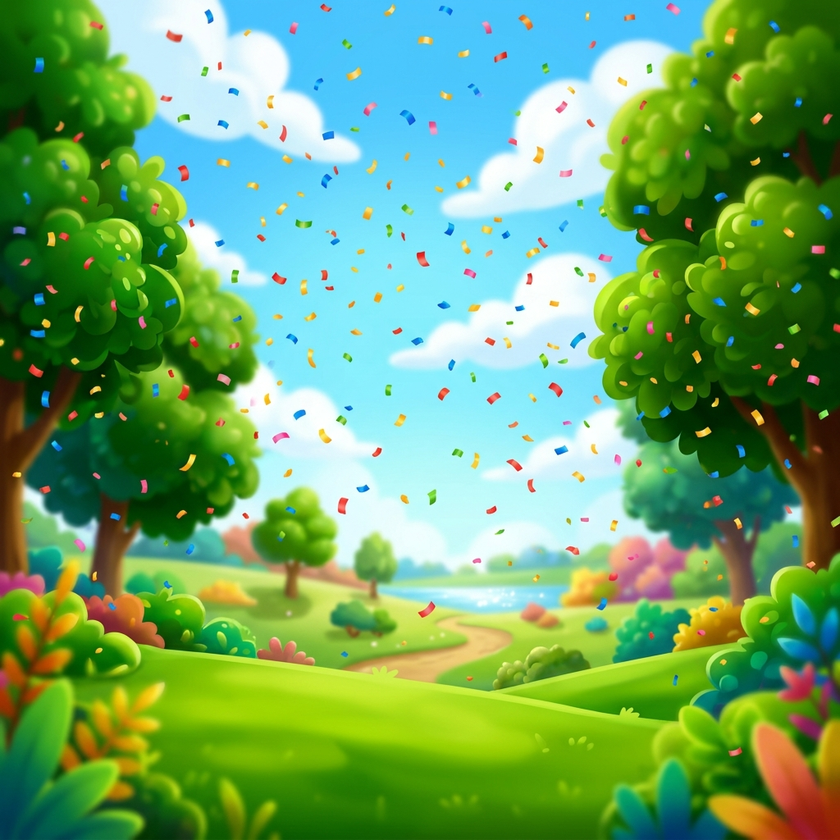
#> input picture skipbo_bg.png, 840 x 840 px, shrunk from 1024 x 1024 before the run; its folder holds only this picture in this run
$ python -i scoop.py   (imports and definitions only)
#> lines starting #> are read from the running program, lines starting #| are printed output that depends on the picture; after the words box and inside, x2 and y2 are one past the last pixel; in counts of white or black regions, pixels touching at a corner belong together
"""Cut the UI scoop out of a generated Sort zone floor.

Two of the five shipped Sort2609 floors (aquarium, reptile desert) have a curved
bite taken out of the top of the frame for the game UI. It is ALPHA TRANSPARENCY
in the PNG, not painted background - measured at 49-53% transparent in the top
band, versus 0% for the cat room and aviary.

So it cannot be prompted for: an image model returns a filled rectangle. The
scoop is a post-step, applied here.

The curve is not invented. It was measured off the shipped assets by walking
each column down to the first opaque pixel:

    reptile  y/h across width: 0.00 .029 .055 .083 .110 .136 .156 .168 .173 ...
    aquarium y/h across width: 0.00 .033 .058 .083 .107 .129 .137 .154 .152 ...

Zero at both edges, peaking near 0.17 of the image height at centre - a
downward sine arc, which DEFAULT_DEPTH and the sine below reproduce.
"""

import math
import os

DEFAULT_DEPTH = 0.17       # peak depth as a fraction of image height
FEATHER_PX = 2             # soft edge so the cut does not alias


# [39 lines left out: functions scoop_profile, apply_top_scoop, not called in this run]


BG_LOCAL_TOL = 12          # step-to-step difference allowed while spreading
BG_GLOBAL_TOL = 78         # hard rail: how far the fill may drift from the seed
BG_TOLERANCE = BG_LOCAL_TOL   # back-compat alias
BG_FEATHER = 2
HALO_TOLERANCE = 20        # |edge - interior| lightness below this is already clean
HALO_HEAVY = 60            # above this, erode harder


def knockout_background(path, dest=None, local_tol=BG_LOCAL_TOL,
                        global_tol=BG_GLOBAL_TOL, feather=BG_FEATHER):
    """Make the backdrop outside the floor plate transparent.

    The shipped Sort floors are cut-out assets: 4-17% of each is transparent,
    everything outside the plate and its walls. Generated renders come back on
    a solid backdrop instead, so the scoop alone still leaves an opaque
    rectangle. This is what turns a picture into an asset.

    Two properties matter:

    * It floods inward FROM THE BORDER ONLY, so an interior region that happens
      to match the backdrop colour (a white wall, a pale tile) is never eaten -
      it simply is not reachable from the edge.

    * It compares each pixel to THE NEIGHBOUR IT SPREAD FROM, not to a fixed
      seed colour. A fixed seed only clears a perfectly flat backdrop; the
      generator often returns a gradient sky, which a flat comparison abandons
      partway up and leaves half the backdrop opaque. Local comparison walks a
      smooth gradient all the way. `global_tol` is the rail that stops that walk
      wandering out of the backdrop and into the art.
    """
#> called with path = '../skipbo_bg.png', local_tol = 12, global_tol = 78, feather = 2
    from collections import deque
    from PIL import Image

    im = Image.open(path).convert("RGBA")
    w, h = im.size
#> w = 840; h = 840
    px = im.load()
    band = im.getchannel("A")
#> band: PIL image 840x840 L; every value is 255
    alpha = band.load()

    # Seed: median of the four corners, so one odd corner cannot define it.
    corners = [px[0, 0], px[w - 1, 0], px[0, h - 1], px[w - 1, h - 1]]
#> corners = [(15, 101, 2, 255), (31, 91, 1, 255), (2, 65, 82, 255), (153, 33, 8, 255)]
    seed = tuple(sorted(c[i] for c in corners)[1] for i in range(3))
#> seed = (15, 65, 2)

    # The global rail is derived from the backdrop's OWN observed range along
    # the border rather than being a fixed number. A fixed rail has to guess how
    # steep a gradient might be: 78 per channel silently refused to finish a sky
    # spanning 110. The border is backdrop by definition, so its own spread is
    # the honest bound, widened a little for noise.
    edge = ([px[x, 0] for x in range(0, w, 4)] + [px[x, h - 1] for x in range(0, w, 4)] +
            [px[0, y] for y in range(0, h, 4)] + [px[w - 1, y] for y in range(0, h, 4)])
#> edge = 840 items, first 6: (15, 101, 2, 255), (17, 99, 0, 255), (19, 99, 0, 255), (19, 101, 1, 255), (19, 102, 1, 255), (18, 103, 0, 255)
    edge = [c for c in edge if c[3] > 0] or [seed + (255,)]
    lo = [min(c[i] for c in edge) - global_tol // 3 for i in range(3)]
#> lo = [-26, -13, -26]
    hi = [max(c[i] for c in edge) + global_tol // 3 for i in range(3)]
#> hi = [272, 281, 281]

    def near(a, b, tol):
        return (abs(a[0] - b[0]) <= tol and abs(a[1] - b[1]) <= tol
                and abs(a[2] - b[2]) <= tol)

    def in_backdrop_range(c):
        return all(lo[i] <= c[i] <= hi[i] for i in range(3))

    seen = bytearray(w * h)
    q = deque()

    def seed_px(x, y):
        if seen[y * w + x]:
            return
        c = px[x, y]
        if c[3] == 0 or in_backdrop_range(c):
            seen[y * w + x] = 1
            q.append((x, y))

    for x in range(w):
        seed_px(x, 0); seed_px(x, h - 1)
#> this loop made 840 passes
    for y in range(h):
        seed_px(0, y); seed_px(w - 1, y)
#> this loop made 840 passes

    while q:
        x, y = q.popleft()
        here = px[x, y]
        alpha[x, y] = 0
        for nx, ny in ((x - 1, y), (x + 1, y), (x, y - 1), (x, y + 1)):
            if not (0 <= nx < w and 0 <= ny < h) or seen[ny * w + nx]:
                continue
            c = px[nx, ny]
            # local step keeps a gradient connected; the global rail keeps the
            # fill from drifting shade-by-shade into the artwork.
            if c[3] == 0 or (near(c, here, local_tol) and in_backdrop_range(c)):
                seen[ny * w + nx] = 1
                q.append((nx, ny))
#> this loop made 663234 passes
#> (x, y, here) on passes 4 to 6: (1, 839, (1, 63, 82, 255)), (2, 0, (16, 100, 2, 255)), (2, 839, (3, 63, 85, 255))

    im.putalpha(band)
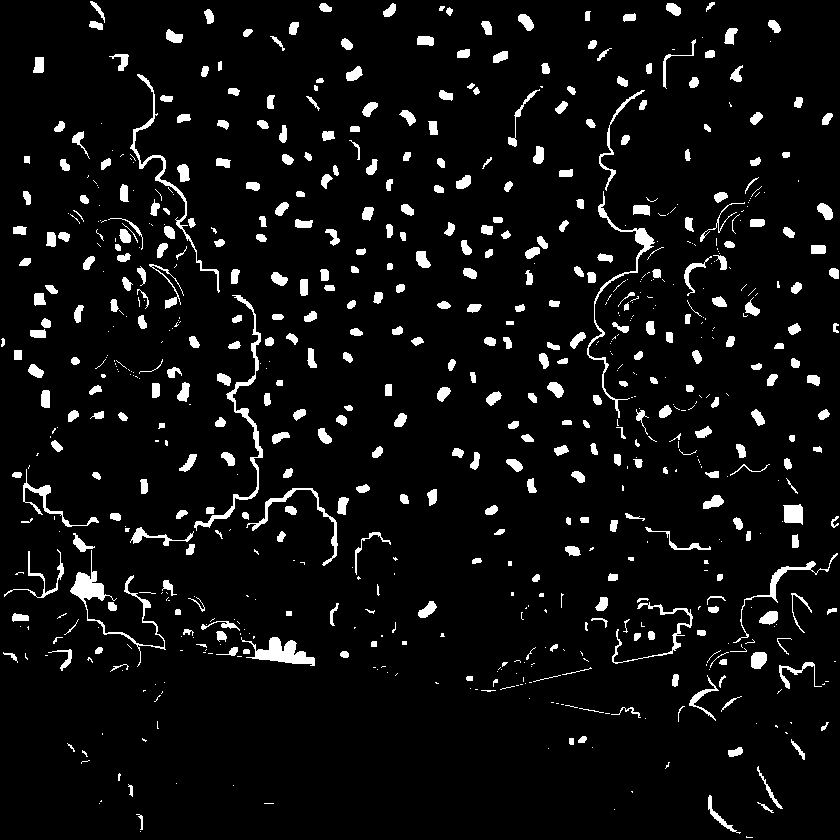
#> band: PIL image 840x840 L; 6% white; 728 white regions (320 under 20 px), largest, box (x1, y1, x2, y2) and area: (194, 295, 263, 531) 1234, (70, 550, 166, 667) 1217, (587, 191, 655, 418) 984
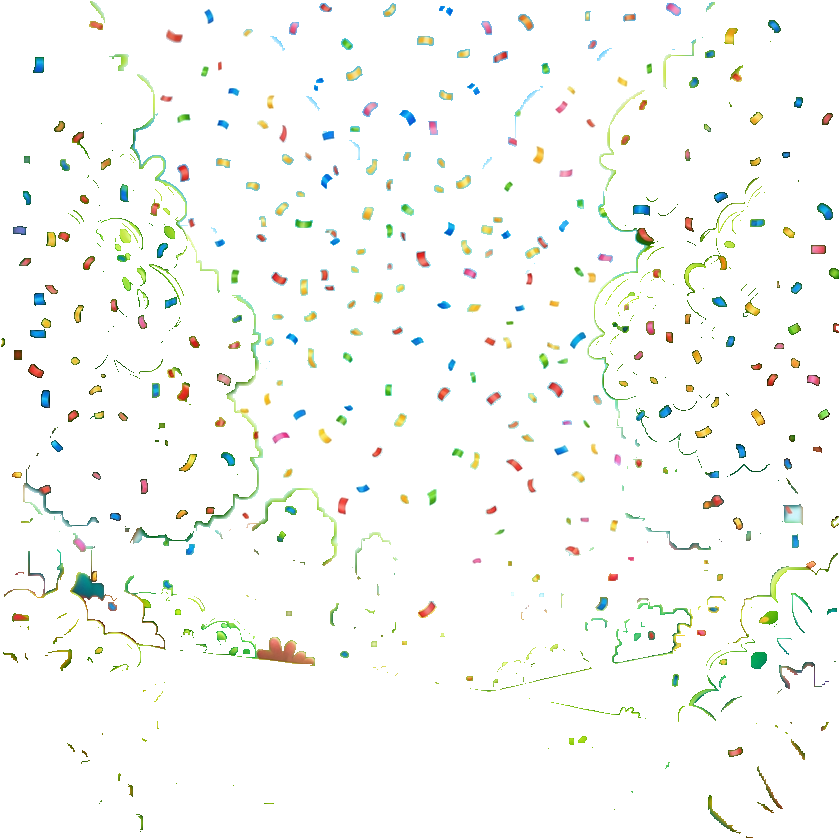
#> im: PIL image 840x840 RGBA; mean R, G, B, A 108.8, 165.3, 104.5, 15.3; transparent parts drawn white
    if feather:
        # one soft pass so the cut edge is not a hard jaggy staircase
        from PIL import ImageFilter
        soft = im.getchannel("A").filter(ImageFilter.GaussianBlur(feather * 0.5))
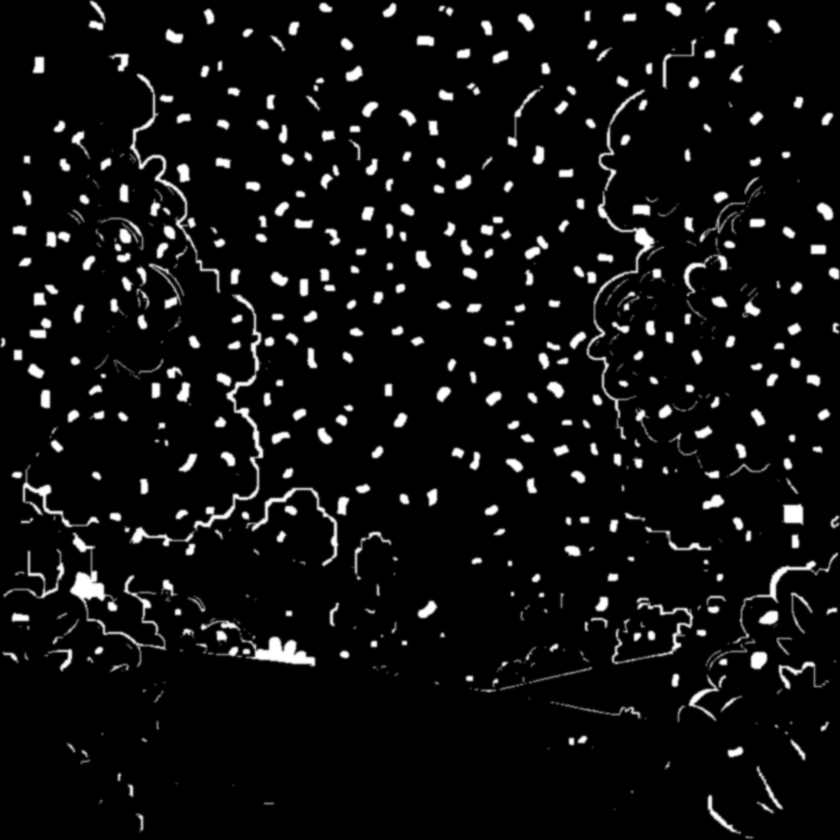
#> soft: PIL image 840x840 L; min 0, max 255, mean 15.3
        im.putalpha(soft)

    out = dest or path
    os.makedirs(os.path.dirname(os.path.abspath(out)), exist_ok=True)
    im.save(out)
    return out


NEUTRAL_TOL = 8            # max-min channel spread still counted as "colourless"
NEUTRAL_BAND = (105, 180)  # value range of the flat backdrop these renders use


# [35 lines left out: function knockout_enclosed, not called in this run]


def dehalo(path, dest=None, passes=2):
    """Remove the pale fringe left around cut-out edges.

    Mattel's art feedback, verbatim: "AI-generated resources will have obvious
    white edges. We need to use the mask tool in Photoshop to cut out these
    white lines to make the edges look clean overall."

    Two causes, both handled here:
      * the render itself paints a light halo where an object meets the
        backdrop, so the outermost opaque ring is lighter than the art behind it
      * an alpha feather leaves partly-transparent pixels still carrying that
        light colour, which composite as a white rim over any background

    Erodes the alpha by a pixel or two at the boundary and pulls the remaining
    edge colour inward from fully-opaque neighbours, so the cut edge takes the
    object's own colour instead of the backdrop's.
    """
    from PIL import Image, ImageFilter

    # Measure before acting. An edge that is already clean does not need
    # eroding, and correcting it anyway overshoots: one test image sat at +1.6
    # and came back at -68.7 after a blind two-pass erode. Only images with a
    # real fringe get touched, and badly-fringed ones get more passes.
    # The defect is DIRECTIONAL: Mattel flagged pale edges, so only a POSITIVE
    # score is a fault. This guard used abs() and that was wrong - a negative
    # score means the boundary ring is darker than the interior, which is the
    # contact shadow every one of these plates is supposed to have. Measured on
    # the shipped, Mattel-approved Sort floors: -19.4, -13.9, +1.2, 0.0, -19.4.
    # Eroding a dark rim also cannot converge - each pass peels the ring back
    # deeper into the shadow, so the next ring is darker still. One floor went
    # -20.0 -> -43.4 being "corrected".
    score = edge_halo_score(path)
    if score < HALO_TOLERANCE:
        return dest or path
    passes = 1 if score < HALO_HEAVY else max(1, passes)

    im = Image.open(path).convert("RGBA")
    w, h = im.size
    for _ in range(max(1, passes)):
        a = im.getchannel("A")
        # MinFilter erodes the opaque region by one pixel per pass
        eroded = a.filter(ImageFilter.MinFilter(3))
        im.putalpha(eroded)

    # Bleed interior colour outward with an ALPHA-WEIGHTED blur, so an edge
    # pixel takes the colour of the opaque art beside it.
    #
    # A plain MaxFilter was tried first and made things worse - it picks the
    # brightest neighbour, so it lightens exactly the fringe it is supposed to
    # remove (one test image went from +1.6 to +12.5). Premultiplying by alpha,
    # blurring, then dividing back weights each neighbour by how opaque it is,
    # which pulls in real colour and ignores the transparent side entirely.
    a = im.getchannel("A")
    ap = a.load()
    rgb = im.convert("RGB").load()

    pm = Image.new("RGB", (w, h))
    pmp = pm.load()
    for y in range(h):
        for x in range(w):
            av = ap[x, y]
            r, g, b = rgb[x, y]
            pmp[x, y] = (r * av // 255, g * av // 255, b * av // 255)

    R = 2
    pm_b = pm.filter(ImageFilter.GaussianBlur(R)).load()
    a_b = a.filter(ImageFilter.GaussianBlur(R)).load()

    out = Image.new("RGBA", (w, h))
    op = out.load()
    for y in range(h):
        for x in range(w):
            av = ap[x, y]
            if av == 0:
                op[x, y] = (0, 0, 0, 0)
            elif av < 250:
                wsum = a_b[x, y]
                if wsum > 4:
                    pr, pg, pb = pm_b[x, y]
                    op[x, y] = (min(255, pr * 255 // wsum),
                                min(255, pg * 255 // wsum),
                                min(255, pb * 255 // wsum), av)
                else:
                    op[x, y] = rgb[x, y] + (av,)
            else:
                op[x, y] = rgb[x, y] + (av,)

    target = dest or path
    out.save(target)
    return target


def edge_halo_score(path, sample=4):
    """Mean lightness of the semi-transparent edge ring minus that of the
    interior. A positive number means a pale fringe - the defect Mattel flagged."""
#> called with path = '../skipbo_bg.png', sample = 4
    from PIL import Image
    im = Image.open(path).convert("RGBA")
    w, h = im.size
#> w = 840; h = 840
    px = im.load()
    edge, inner = [], []
    for y in range(0, h, sample):
        for x in range(0, w, sample):
            r, g, b, a = px[x, y]
            if a == 0:
                continue
            lum = (r + g + b) / 3.0
            (edge if a < 250 else inner).append(lum)
    if not edge or not inner:
        return 0.0
    return sum(edge) / len(edge) - sum(inner) / len(inner)


def trim_to_content(path, dest=None, margin_frac=0.01):
    """Crop to the opaque bounding box, leaving a small even margin.

    After knockout the plate floats in a large transparent field - 41-45% of
    the frame, against 4-17% for the shipped assets, which are framed tightly
    to the plate. Trimming brings the framing (and the transparency ratio) into
    line, and stops the game scaling a mostly-empty texture.
    """
#> called with path = '../skipbo_bg.png', margin_frac = 0.01
    from PIL import Image
    im = Image.open(path).convert("RGBA")
    bbox = im.getchannel("A").point(lambda v: 255 if v > 8 else 0).getbbox()
#> bbox = (0, 0, 840, 840)
    if not bbox:
        return dest or path
    m = int(min(im.size) * margin_frac)
#> m = 8
    box = (max(0, bbox[0] - m), max(0, bbox[1] - m),
           min(im.size[0], bbox[2] + m), min(im.size[1], bbox[3] + m))
#> box = (0, 0, 840, 840)
    out = dest or path
    im.crop(box).save(out)
    return out


def cut_asset(path, dest=None, scoop=False, depth=DEFAULT_DEPTH, trim=True, halo=True):
    """Full post-process, in the order that matters.

    knockout -> dehalo -> trim -> scoop.

    dehalo runs straight after the knockout, while the fringe is still the
    outermost ring of the cut: Mattel's first note is that AI output shows
    obvious white edges that have to be masked away by hand. Trim comes after
    so it measures the cleaned silhouette, and the scoop is cut last so its
    curve is measured against the FINAL asset height.
    """
    out = knockout_background(path, dest)
    if halo:
        dehalo(out)
    if trim:
        trim_to_content(out)
    if scoop:
        apply_top_scoop(out, depth=depth)
    return out


# [39 lines left out: functions transparency, measure_scoop, not called in this run]

>>> result = cut_asset('../skipbo_bg.png')
